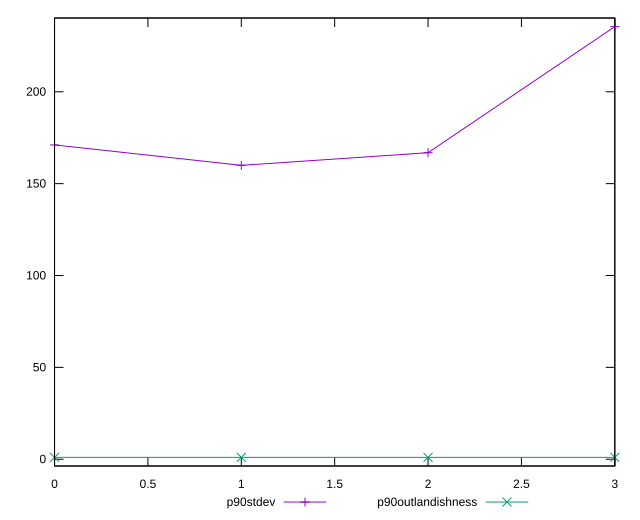

Generate this figure with gnuplot:
reset

$p90Stdev <<EOF
0 171.0571584749363
1 159.96363578358586
2 166.84838860736798
3 235.46176891650416
EOF

$p90Outlandishness <<EOF
0 1.0027117982560274
1 1.0018914253264908
2 1.0039355897118782
3 1.0218851201754198
EOF

set key outside below
set xrange [0:3]
set yrange [-3.687306124497063:240.1509664663277]
set trange [-3.687306124497063:240.1509664663277]
set terminal svg size 640, 520 enhanced background rgb 'white'
set output "reports/report_00027_2021-02-24T12-40-31.850Z/first-contentful-paint/progression/stddev.svg"

plot $p90Stdev title "p90stdev" with linespoints, \
     $p90Outlandishness title "p90outlandishness" with linespoints

reset
